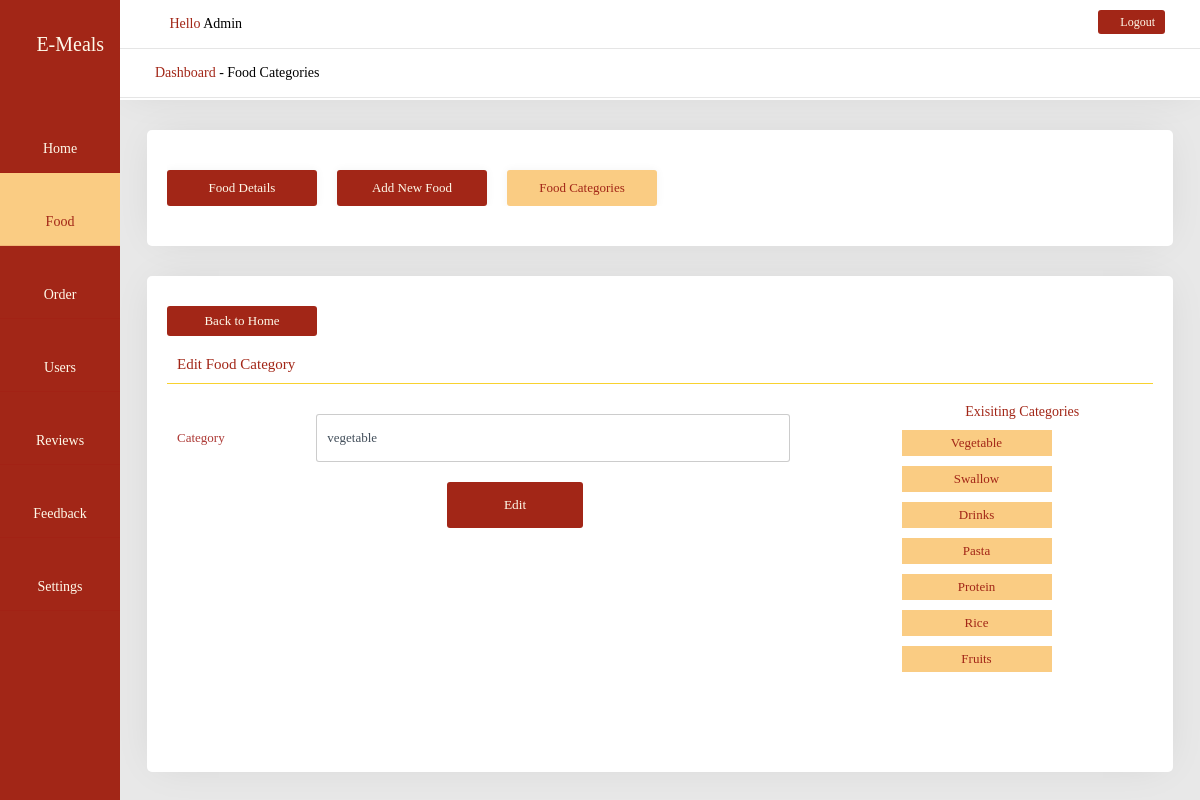
The page /admin/edit_food_category.php?id=1 (signed in) on the database its author committed.
### tables this page shows
CREATE TABLE `categories_table` (
  `id` int(11) NOT NULL,
  `categories_name` varchar(255) NOT NULL
);

### admin/edit_food_category.php (the view, shortened to what this page needs)
<?php
include_once('functions.php');
if(!isset($_SESSION['u_email'])){
    header('Location:home.php');
}else{
    $u_email = $_SESSION['u_email'];
    $select = mysqli_query($db, "SELECT * FROM admin_users WHERE email = '$u_email' || username = '$u_email'");
    $selected = mysqli_fetch_array($select);
    $user = $selected['username'];
}
?>
<!DOCTYPE html>
<html lang="en">
<head>
    <?php include_once('../includes/admin_head_section.php'); ?>
</head>
<body>
    <div class="admin-dashboard-container">
        <div class="admin-nav">
                <h2 class="logo">
                    <a href="index.php"><i class="fas fa-hamburger"></i> E-Meals</a>
                </h2>
                <div class="admin-nav-menu">
                    <ul>
                        <li>
                            <a href="index.php">
                                <i class="fas fa-home"></i>
                                Home
                            </a>
                        </li>
                        <li style="background-color:var(--active-color);">
                            <a href="food.php" style="color:var(--bg-color); width: 100%;">
                                <i class="fas fa-hamburger" style="color:var(--bg-color);"></i>
                                Food
                            </a>
                        </li>
                        <li>
                            <a href="order.php">
                                <i class="fas fa-cart-plus"></i>
                                Order
                            </a>
                        </li>
                        <li>
                            <a href="users.php">
                                <i class="fas fa-users"></i>
                                Users
                            </a>
                        </li>
                        <li>
                            <a href="review.php">
                                <i class="fas fa-mail-bulk"></i>
                                Reviews
                            </a>
                        </li>
                        <li>
                            <a href="feedback.php">
                                <i class="fas fa-mail-bulk"></i>
                                Feedback
                            </a>
                        </li>
                        <li>
                            <a href="settings.php">
                                <i class="fas fa-cog"></i>
                                Settings
                            </a>
                        </li>
                    </ul>
                </div>
        </div>
        <div class="admin-content-display">
            <div class="admin-content-header">
                <div class="header-welcome-box">
                    <div class="name-box">
                        <span class="fas fa-user-alt"></span> <span>Hello</span> <?php echo $user; ?>
                    </div>
                    <div class="logout-box">
                        <a href="logout.php"><span class="fas fa-sign-out-alt"></span> Logout</a>
                    </div>
                </div>
                <div class="header-welcome-box">
                    <div class="name-box">
                        <span>Dashboard</span> - Food Categories
                    </div>
                </div>
            </div>
            <div class="admin-content-box">
                <div class="admin-nav-bar">
                    <ul>
                        <li class='menu-list-btn'><a href="food.php">Food Details</a></li>
                        <li class='menu-list-btn'><a href="add_food.php">Add New Food</a></li>
                        <li class='menu-list-btn'><a href="add_food_category.php" class="active">Food Categories</a></li>
                    </ul>
                </div>
            </div>
            <div class="admin-content-box">
                <a href="food.php" class="back-btn">Back to Home</a>
                <div class="box-content-heading">Edit Food Category</div>
                <?php
                    if(isset($_GET['id'])){
                        $id = $_GET['id'];
                    }
                ?>
                <div class="add-food-form-container">
                    <form method="post" action="">
                        <div class="box-1">
                        <?php
                            if(isset($_GET['id'])){
                                $id = $_GET['id'];
                            }
                            $select = mysqli_query($db, "SELECT * FROM categories_table WHERE id = '$id'");
                            $selected = mysqli_fetch_assoc($select);
                            if($selected){
                        ?>
                            <div class="form-group">
                                <div class="form-label">Category</div>
                                <input type="text" name="category" value="<?php echo $selected['categories_name']; ?>" required>
                                <span class="fas fa-list-ol"></span>
                            </div>
                        <?php
                            }
                        ?>
                            <div class="form-group">
                                <button type="submit" name="update_category">Edit</button>
                            </div>
                    </div>
                    <div class="box-2">
                        <div class="upload-notice">Exisiting Categories</div>
                        <div class="categories-list">
                            <ul>
                                <?php
                                    $select = mysqli_query($db, "SELECT * FROM categories_table");
                                    $num = mysqli_num_rows($select);
                                    if($num > 1){
                                        foreach($select as $selected){
                                ?>
                                <li><span style="text-transform: capitalize;"><?php echo $selected['categories_name'];?></span></li>
                                <?php
                                        }
                                    }else{
                                ?>
                                <li>No Categories Added</li>
                                <?php
                                    }
                                ?>
                            </ul>
                        </div>
                    </div>
                    </form>
                </div>
            </div>
        </div>
    </div>
</body>
</html>

### css/all.css (style rules this page uses)
.fa, .fas, .far, .fal, .fab { -moz-osx-font-smoothing: grayscale; -webkit-font-smoothing: antialiased; display: inline-block; font-style: normal; font-variant: normal; text-rendering: auto; line-height: 1; }
.fa-cart-plus:before { content: "\f217"; }
.fa-cog:before { content: "\f013"; }
.fa-hamburger:before { content: "\f805"; }
.fa-home:before { content: "\f015"; }
.fa-list-ol:before { content: "\f0cb"; }
.fa-mail-bulk:before { content: "\f674"; }
.fa-sign-out-alt:before { content: "\f2f5"; }
.fa-user-alt:before { content: "\f406"; }
.fa-users:before { content: "\f0c0"; }
.fa, .fas { font-family: 'Font Awesome 5 Free'; font-weight: 900; }

### rows shown on the page
categories_table: category "vegetable", categories_name "Vegetable"
categories_table: categories_name "Swallow"
categories_table: categories_name "Drinks"
categories_table: categories_name "Pasta"
categories_table: categories_name "Protein"
categories_table: categories_name "Rice"
categories_table: categories_name "Fruits"

### other values the page prints
$user "Admin"
